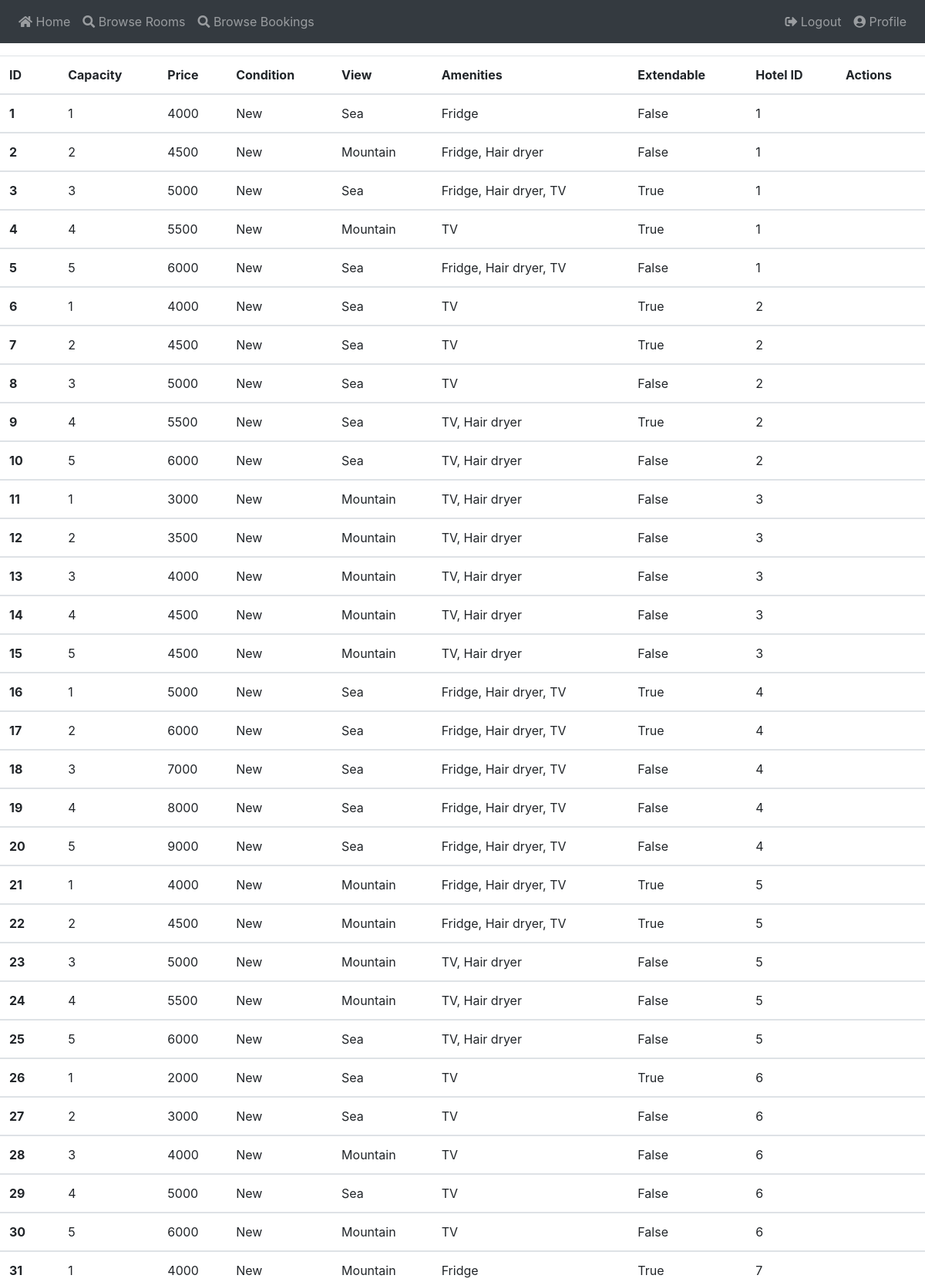
Page /view_rooms (signed in, upper part) on the committed database.
### app/models.py (models this page shows)
class Room(db.Model):
    id          = db.Column(db.Integer, primary_key = True)
    capacity    = db.Column(db.Integer, nullable = False)
    price       = db.Column(db.Integer, nullable = False)
    condition   = db.Column(db.String(256), nullable = False)
    view        = db.Column(db.String(256), nullable = False)
    amenities   = db.Column(db.String(256), nullable = False)
    extendable  = db.Column(db.Boolean, nullable = False)
    hotel_id    = db.Column(db.Integer, db.ForeignKey('hotel.id'))

### app/routes.py (the view)
@app.route("/view_rooms")
@login_required
def view_rooms():
    rooms = Room.query.all()
    return render_template("view_rooms.html", rooms=rooms, title="View Rooms")

### app/models.py (called while the page is built)
@login.user_loader
def load_user(id):
    return User.query.get(int(id))

### app/templates/view_rooms.html (shortened to what this page needs)
{% extends "base.html" %}
{% block content %}
    <table class="table">
        <thead>
            <tr>
                <th scope="col">ID</th>
                <th scope="col">Capacity</th>
                <th scope="col">Price</th>
                <th scope="col">Condition</th>
                <th scope="col">View</th>
                <th scope="col">Amenities</th>
                <th scope="col">Extendable</th>
                <th scope="col">Hotel ID</th>
                <th scope="col">Actions</th>
            </tr>
        </thead>
    {% for r in rooms %}
        <tbody>
            <tr>
                <th scope="row">{{ r.id }}</th>
                <td>{{ r.capacity }}</td>
                <td>{{ r.price }}</td>
                <td>{{ r.condition }}</td>
                <td>{{ r.view }}</td>
                <td>{{ r.amenities }}</td>
                <td>{{ r.extendable }}</td>
                <td>{{ r.hotel_id }}</td>
                <td>
                </td>
            </tr>
        </tbody>
    {% endfor %}
    </table>
{% endblock %}

### rows in the picture
Room: id "1", capacity "1", price "4000", condition "New", view "Sea", amenities "Fridge", extendable "False", hotel_id "1"
Room: id "2", capacity "2", price "4500", condition "New", view "Mountain", amenities "Fridge, Hair dryer", extendable "False", hotel_id "1"
Room: id "3", capacity "3", price "5000", condition "New", view "Sea", amenities "Fridge, Hair dryer, TV", extendable "True", hotel_id "1"
Room: id "4", capacity "4", price "5500", condition "New", view "Mountain", amenities "TV", extendable "True", hotel_id "1"
Room: id "5", capacity "5", price "6000", condition "New", view "Sea", amenities "Fridge, Hair dryer, TV", extendable "False", hotel_id "1"
Room: id "6", capacity "1", price "4000", condition "New", view "Sea", amenities "TV", extendable "True", hotel_id "2"
Room: id "7", capacity "2", price "4500", condition "New", view "Sea", amenities "TV", extendable "True", hotel_id "2"
Room: id "8", capacity "3", price "5000", condition "New", view "Sea", amenities "TV", extendable "False", hotel_id "2"
Room: id "9", capacity "4", price "5500", condition "New", view "Sea", amenities "TV, Hair dryer", extendable "True", hotel_id "2"
Room: id "10", capacity "5", price "6000", condition "New", view "Sea", amenities "TV, Hair dryer", extendable "False", hotel_id "2"
Room: id "11", capacity "1", price "3000", condition "New", view "Mountain", amenities "TV, Hair dryer", extendable "False", hotel_id "3"
Room: id "12", capacity "2", price "3500", condition "New", view "Mountain", amenities "TV, Hair dryer", extendable "False", hotel_id "3"
Room: id "13", capacity "3", price "4000", condition "New", view "Mountain", amenities "TV, Hair dryer", extendable "False", hotel_id "3"
Room: id "14", capacity "4", price "4500", condition "New", view "Mountain", amenities "TV, Hair dryer", extendable "False", hotel_id "3"
Room: id "15", capacity "5", price "4500", condition "New", view "Mountain", amenities "TV, Hair dryer", extendable "False", hotel_id "3"
Room: id "16", capacity "1", price "5000", condition "New", view "Sea", amenities "Fridge, Hair dryer, TV", extendable "True", hotel_id "4"
Room: id "17", capacity "2", price "6000", condition "New", view "Sea", amenities "Fridge, Hair dryer, TV", extendable "True", hotel_id "4"
Room: id "18", capacity "3", price "7000", condition "New", view "Sea", amenities "Fridge, Hair dryer, TV", extendable "False", hotel_id "4"
Room: id "19", capacity "4", price "8000", condition "New", view "Sea", amenities "Fridge, Hair dryer, TV", extendable "False", hotel_id "4"
Room: id "20", capacity "5", price "9000", condition "New", view "Sea", amenities "Fridge, Hair dryer, TV", extendable "False", hotel_id "4"
Room: id "21", capacity "1", price "4000", condition "New", view "Mountain", amenities "Fridge, Hair dryer, TV", extendable "True", hotel_id "5"
Room: id "22", capacity "2", price "4500", condition "New", view "Mountain", amenities "Fridge, Hair dryer, TV", extendable "True", hotel_id "5"
Room: id "23", capacity "3", price "5000", condition "New", view "Mountain", amenities "TV, Hair dryer", extendable "False", hotel_id "5"
Room: id "24", capacity "4", price "5500", condition "New", view "Mountain", amenities "TV, Hair dryer", extendable "False", hotel_id "5"
Room: id "25", capacity "5", price "6000", condition "New", view "Sea", amenities "TV, Hair dryer", extendable "False", hotel_id "5"
Room: id "26", capacity "1", price "2000", condition "New", view "Sea", amenities "TV", extendable "True", hotel_id "6"
Room: id "27", capacity "2", price "3000", condition "New", view "Sea", amenities "TV", extendable "False", hotel_id "6"
Room: id "28", capacity "3", price "4000", condition "New", view "Mountain", amenities "TV", extendable "False", hotel_id "6"
Room: id "29", capacity "4", price "5000", condition "New", view "Sea", amenities "TV", extendable "False", hotel_id "6"
Room: id "30", capacity "5", price "6000", condition "New", view "Mountain", amenities "TV", extendable "False", hotel_id "6"
Room: id "31", capacity "1", price "4000", condition "New", view "Mountain", amenities "Fridge", extendable "True", hotel_id "7"
